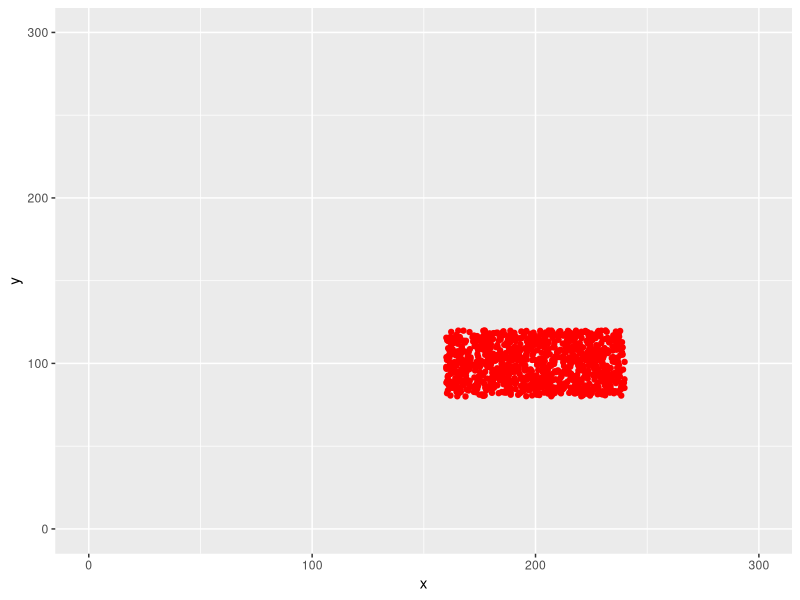
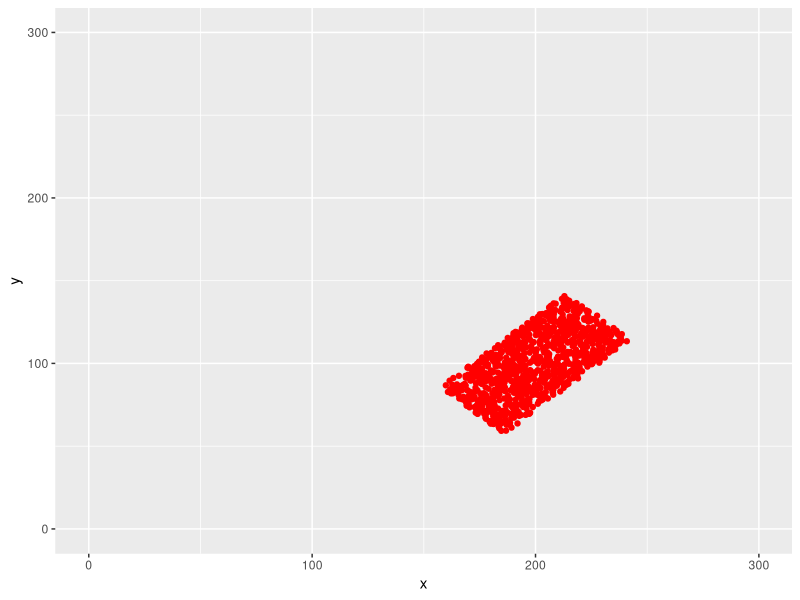
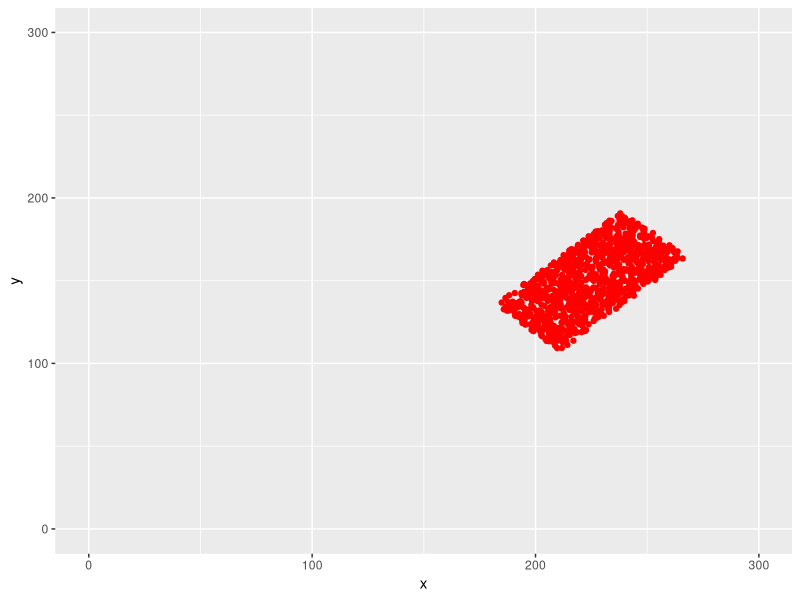
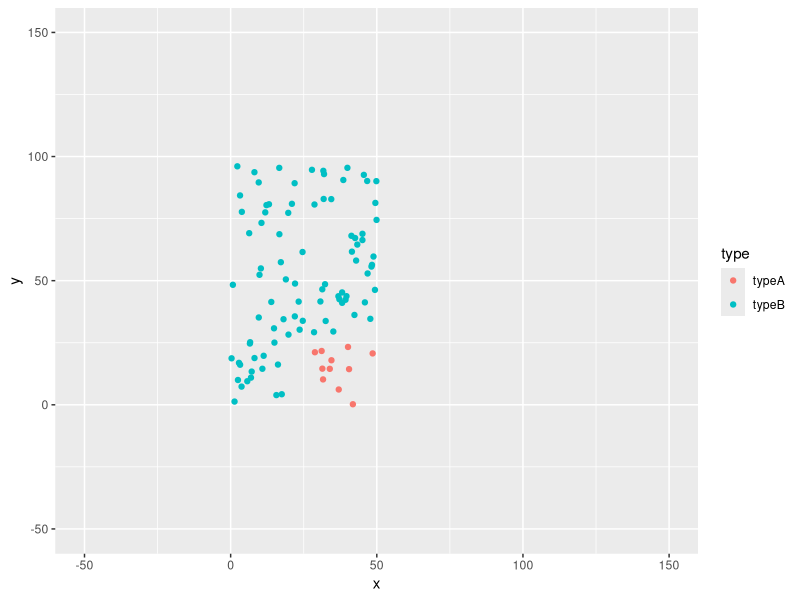
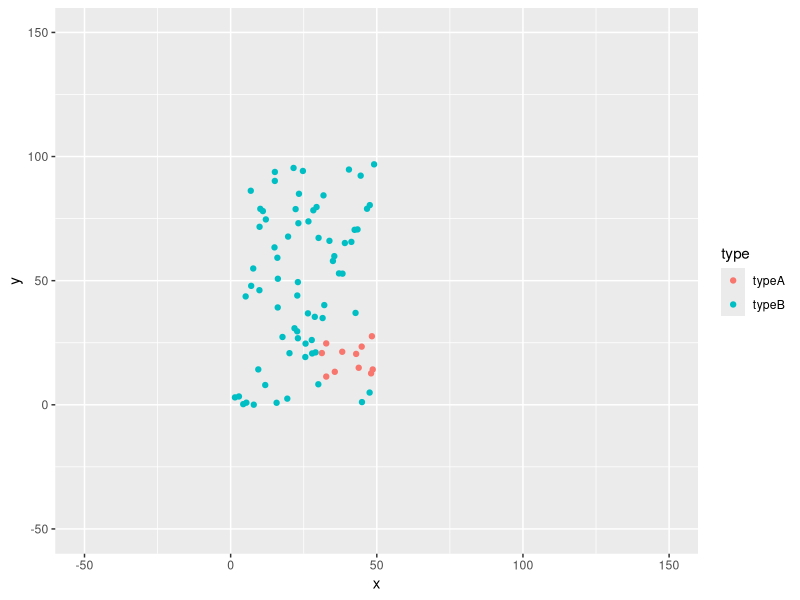

Write the R code that produced these figures, in order. (Note: this script raises an error after producing the figures.)
## Define rectangle dimensions and centre
length = 40
width = 80
centre = c(200, 100) # x, y coords of centre

## Get random points inside this rectange
n_points <- 1000
x = runif(n_points, centre[1] - width/2, centre[1] + width/2)
y = runif(n_points, centre[2] - length/2, centre[2] + length/2)
df <- data.frame(x = x, y = y)


## Plot points
library(ggplot2)
ggplot(df, aes(x, y)) +
  geom_point(color = "red") +
  xlim(0, 300) +
  ylim(0, 300)


## Apply rotation to each point
theta = pi/4
x_new = cos(theta) * (x - centre[1]) - sin(theta) * (y - centre[2]) + centre[1]
y_new = sin(theta) * (x - centre[1]) + cos(theta) * (y - centre[2]) + centre[2]
df_new = data.frame(x = x_new, y = y_new)

## Plot rotated points
ggplot(df_new, aes(x, y)) +
  geom_point(color = "red") +
  xlim(0, 300) +
  ylim(0, 300)


## Apply a vertical and horizontal translation to each point
x_shift = 25
y_shift = 50
x_new1 = x_new + x_shift
y_new1 = y_new + y_shift
df_new1 = data.frame(x = x_new1, y = y_new1)

## Plot translated points
ggplot(df_new1, aes(x, y)) +
  geom_point(color = "red") +
  xlim(0, 300) +
  ylim(0, 300)



### --------------------------------------------------------------------------
### Slide alignment attempt
### --------------------------------------------------------------------------
## Define rectangle dimensions and centre
length <- 100
width <- 50
centre <- c(width/2, length/2)

## Get random points inside rectangle1
n_points <- 100
x = runif(n_points, centre[1] - width/2, centre[1] + width/2)
y = runif(n_points, centre[2] - length/2, centre[2] + length/2)
df1 <- data.frame(x = x, y = y)

## Add type
df1$type <- ifelse(df1$x > 25 & df1$y < 25, "typeA", "typeB")

## Plot points
library(ggplot2)
ggplot(df1, aes(x, y, color=type)) +
  geom_point() +
  xlim(-50, 150) +
  ylim(-50, 150)


## Get random points inside rectangle2
n_points <- 80
x = runif(n_points, centre[1] - width/2, centre[1] + width/2)
y = runif(n_points, centre[2] - length/2, centre[2] + length/2)
df2 <- data.frame(x = x, y = y)

## Add type
df2$type <- ifelse(df2$x > 30 & df2$y > 5 & df2$y < 30, "typeA", "typeB")

## Plot points
ggplot(df2, aes(x, y, color=type)) +
  geom_point() +
  xlim(-50, 150) +
  ylim(-50, 150)


###---------------------------------------------------------------------------
## Determine the translations and rotations required so that the min.distance
## between same cell types between the two rectangles is a minimum
###---------------------------------------------------------------------------

x_shifts <- seq(-5, 5, length.out = 10)
y_shifts <- seq(-5, 5, length.out = 10)
angle_shifts <- seq(-pi/6, pi/6, length.out = 10)

min_d = 100
for (x_shift in x_shifts) {
  for (y_shift in y_shifts) {
    for (angle_shift in angle_shifts) {
      x_new <- cos(angle_shift) * (df2$x - centre[1]) - 
               sin(angle_shift) * (df2$y - centre[2]) + centre[1] + x_shift
      
      y_new <- sin(angle_shift) * (df2$x - centre[1]) + 
               cos(angle_shift) * (df2$y - centre[2]) + centre[2] + y_shift
      
      df_new <- data.frame(x = x_new, y = y_new, type = df2$type)
      
      d <- average_minimum_distance(df1, df_new)
      
      if (d < min_d) {
        min_d <- d
        transformations <- c(x_shift, y_shift, angle_shift)
      }
    }
  }
}


## apply transformations to df2
x_shift <- transformations[1]
y_shift <- transformations[2]
angle_shift <- transformations[3]

x_new <- cos(angle_shift) * (df2$x - centre[1]) - 
  sin(angle_shift) * (df2$y - centre[2]) + centre[1] + x_shift

y_new <- sin(angle_shift) * (df2$x - centre[1]) + 
  cos(angle_shift) * (df2$y - centre[2]) + centre[2] + y_shift


df2_transformed <- data.frame(x = x_new, y = y_new, type = df2$type)

## Plot points
ggplot(df2_transformed, aes(x, y, color=type)) +
  geom_point() +
  xlim(-50, 150) +
  ylim(-50, 150)


## Plot df1 and df2_transformed together
df2_transformed[df2_transformed$type == "typeA", "type"] <- "typeA*" 
df2_transformed[df2_transformed$type == "typeB", "type"] <- "typeB*" 

df_combined <- data.frame(x = c(df1$x, df2_transformed$x),
                          y = c(df1$y, df2_transformed$y),
                          type = c(df1$type, df2_transformed$type))

ggplot(df_combined, aes(x, y, color=type)) +
  geom_point() +
  xlim(-50, 150) +
  ylim(-50, 150)




average_minimum_distance <- function(data1, data2) {
 
  ## Assume types are matching between data1 and data2 
  
  types <- unique(data1$type)
  sum <- 0
  
  for (type in types) {
    data1_temp <- data1[data1$type == type, ]
    data2_temp <- data2[data2$type == type, ]
    
    vec <- c()
    
    for (i in seq(nrow(data1_temp))) {
      min_d = 100
      point1 <- c(data1_temp[i, "x"], data1_temp[i, "y"])
      
      for (j in seq(nrow(data2_temp))) {
        point2 <- c(data2_temp[j, "x"], data2_temp[j, "y"])
        d <- get_distance(point1, point2)
        
        if (d < min_d) {
          min_d <- d
        }
        
      }
      vec <- append(vec, min_d)
    }
    sum <- sum + 
      (nrow(data1_temp) + nrow(data2_temp)) * mean(vec) / 
      (nrow(data1) + nrow(data2))
  }
  return (sum)
}


get_distance <- function(point1, point2) {
  
  return(sqrt((point1[1] - point2[1])^2 + (point1[2] - point2[2])^2))

}
